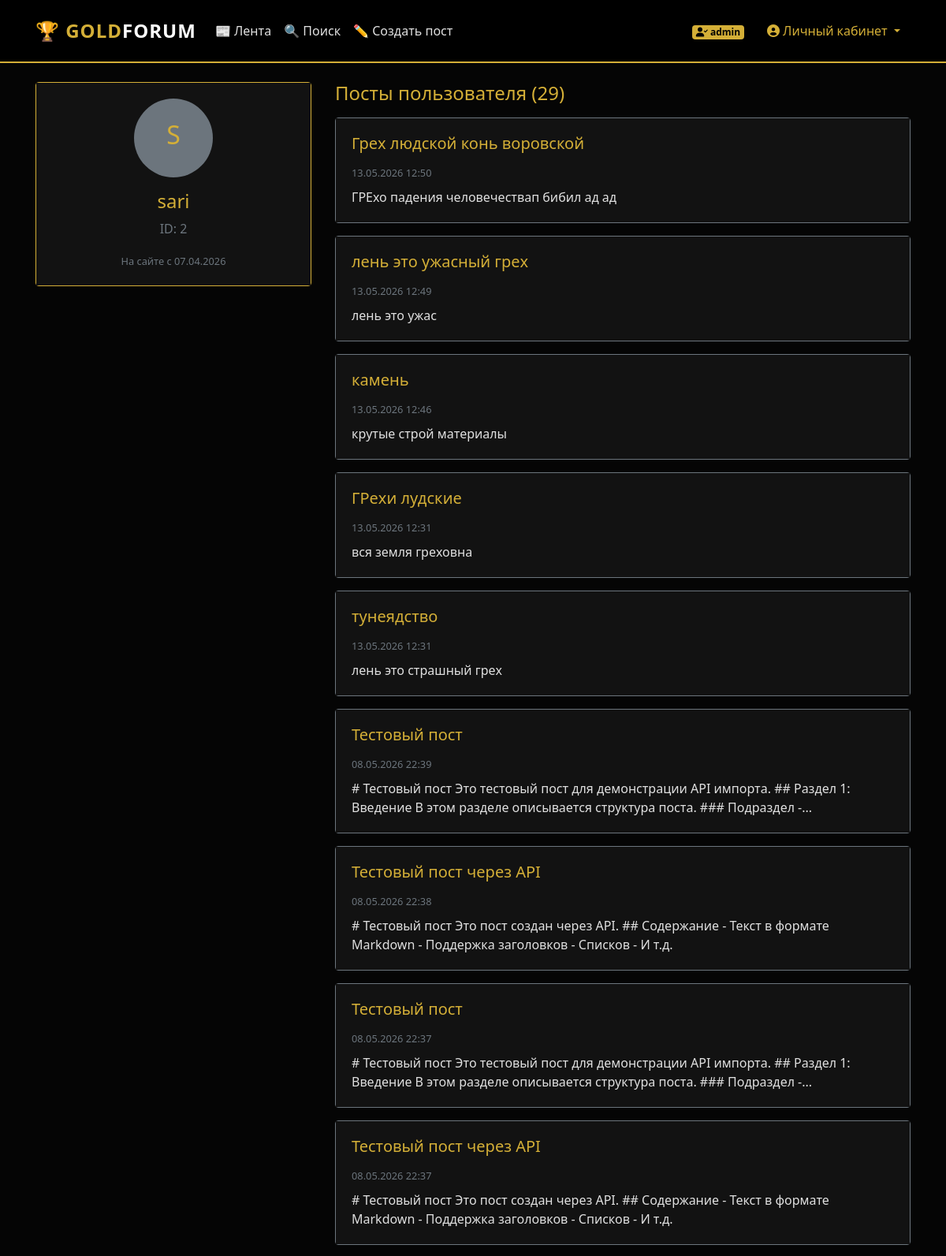
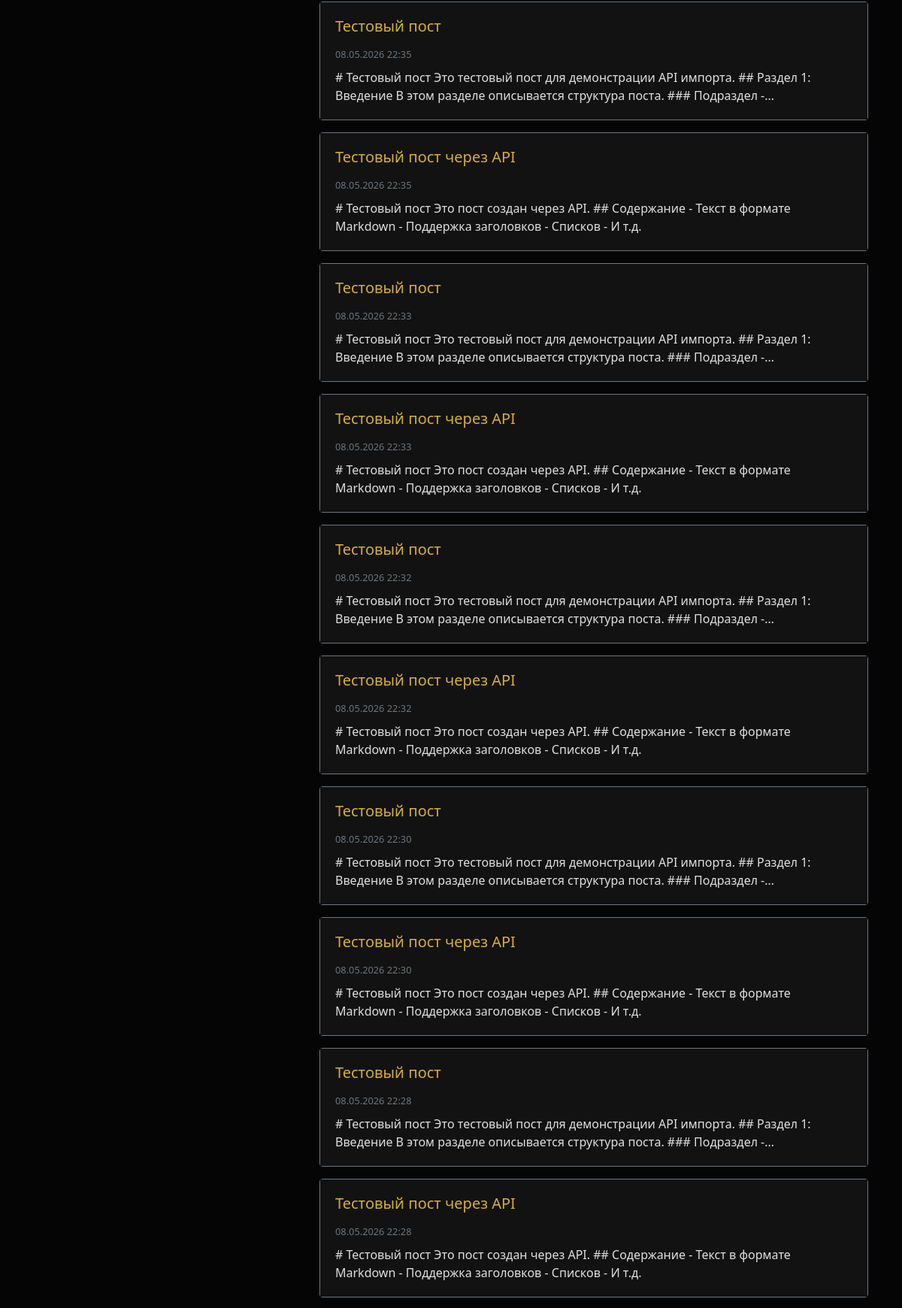
The page /profile/2 (signed in, upper part) on the database its author committed (2 pictures, top to bottom).
### backend/database/models/users_model.py (models this page shows, shortened)
class UserModel(SqlAlchemyBase, UserMixin, SerializerMixin):
    __tablename__ = 'users'
    id = sqlalchemy.Column(sqlalchemy.Integer, primary_key=True, autoincrement=True)
    username = sqlalchemy.Column(sqlalchemy.String, unique=True, nullable=False, index=True)
    passwd_hash = sqlalchemy.Column(sqlalchemy.String, nullable=False)
    tg_id = sqlalchemy.Column(sqlalchemy.String, unique=True, nullable=True, index=True)
    created_at = sqlalchemy.Column(sqlalchemy.DateTime, default=datetime.datetime.now)
    posts = orm.relationship("PostModel", back_populates='user', cascade='all, delete-orphan')

### backend/database/models/posts_model.py (models this page shows, shortened)
class PostModel(SqlAlchemyBase, SerializerMixin):
    __tablename__ = 'posts'
    id = sqlalchemy.Column(sqlalchemy.Integer, primary_key=True, autoincrement=True)
    author = sqlalchemy.Column(sqlalchemy.String, nullable=False, index=True)
    title = sqlalchemy.Column(sqlalchemy.String, nullable=True)
    content = sqlalchemy.Column(sqlalchemy.Text, nullable=False)
    content_html = sqlalchemy.Column(sqlalchemy.Text, nullable=True)
    created_at = sqlalchemy.Column(sqlalchemy.DateTime, default=datetime.datetime.now, index=True)
    updated_at = sqlalchemy.Column(sqlalchemy.DateTime, onupdate=datetime.datetime.now)
    path = sqlalchemy.Column(sqlalchemy.Text, nullable=True)
    attached_images = sqlalchemy.Column(sqlalchemy.Text, nullable=True)
    attached_files = sqlalchemy.Column(sqlalchemy.Text, nullable=True)
    likes_count = sqlalchemy.Column(sqlalchemy.Integer, default=0, nullable=False)
    user_id = sqlalchemy.Column(sqlalchemy.Integer, sqlalchemy.ForeignKey("users.id"), nullable=True, index=True)
    user = orm.relationship('UserModel')
    comments = orm.relationship('CommentModel', back_populates='post', cascade='all, delete-orphan')

### app.py (the view, shortened to what this page needs)
@app.route('/profile/<int:user_id>')
def profile(user_id):
    db_sess = db_session.create_session()
    try:
        user = db_sess.get(UserModel, user_id)
        if not user:
            abort(404)
        posts = db_sess.query(PostModel).filter_by(user_id=user.id).order_by(PostModel.created_at.desc()).all()
        is_owner = current_user.is_authenticated and current_user.id == user_id
        liked_posts = []
        favorite_posts = []
        read_posts = []
        return render_template(
            'profile.html',
            user=user,
            posts=posts,
            is_owner=is_owner,
            liked_posts=liked_posts,
            favorite_posts=favorite_posts,
            read_posts=read_posts
        )
    finally:
        db_sess.close()

### app.py (called while the page is built)
@login_manager.user_loader
def load_user(user_id):
    db_sess = db_session.create_session()
    try:
        return db_sess.get(UserModel, user_id)
    finally:
        db_sess.close()

### backend/database/db_session.py (called while the page is built)
def create_session() -> Session:
    global __factory
    return __factory()

### templates/profile.html (shortened to what this page needs)
{% extends "base.html" %}
{% block content %}
<div class="row">
    <div class="col-md-4 mb-4">
        <div class="card border-gold text-center">
            <div class="card-body">
                <div class="rounded-circle bg-secondary d-flex align-items-center justify-content-center mx-auto mb-3"
                     style="width: 100px; height: 100px;">
                    <span class="h2 text-gold">{{ user.username[0].upper() }}</span>
                </div>
                <h4 class="text-gold">{{ user.username }}</h4>
                <p class="text-muted">ID: {{ user.id }}</p>
                <small class="text-muted">
                    На сайте с {{ user.created_at.strftime('%d.%m.%Y') if user.created_at else 'Неизвестно' }}
                </small>
            </div>
        </div>
    </div>
    <div class="col-md-8">
        {% if is_owner %}
        <ul class="nav nav-tabs mb-3" id="profileTabs" role="tablist">
            <li class="nav-item">
                <a class="nav-link active" id="posts-tab" data-toggle="tab" href="#posts" role="tab">
                    📝 Мои посты (<span id="posts-count">{{ posts|length }}</span>)
                </a>
            </li>
            <li class="nav-item">
                <a class="nav-link" id="liked-tab" data-toggle="tab" href="#liked" role="tab">
                    ❤️ Понравившиеся (<span id="liked-count">{{ liked_posts|length }}</span>)
                </a>
            </li>
            <li class="nav-item">
                <a class="nav-link" id="favorites-tab" data-toggle="tab" href="#favorites" role="tab">
                    ⭐ Избранное (<span id="favorites-count">{{ favorite_posts|length }}</span>)
                </a>
            </li>
            <li class="nav-item">
                <a class="nav-link" id="read-tab" data-toggle="tab" href="#read" role="tab">
                    ✓ Прочитанные (<span id="read-count">{{ read_posts|length }}</span>)
                </a>
            </li>
        </ul>
        <div class="tab-content" id="profileTabContent">
            <div class="tab-pane fade show active" id="posts" role="tabpanel">
                <div id="posts-content">
                    {% if posts %}
                        {% for post in posts %}
                        <div class="card mb-3 border-secondary">
                            <div class="card-body">
                                <h5 class="card-title">
                                    <a href="/post/{{ post.id }}" class="text-gold text-decoration-none">
                                        {{ post.title or 'Без заголовка' }}
                                    </a>
                                </h5>
                                <small class="text-muted">{{ post.created_at.strftime('%d.%m.%Y %H:%M') if post.created_at else 'Неизвестно' }}</small>
                                <p class="mt-2 mb-0">{{ post.content[:150] }}{% if post.content|length > 150 %}...{% endif %}</p>
                            </div>
                        </div>
                        {% endfor %}
                    {% else %}
                        <p class="text-muted text-center py-3">Вы ещё не опубликовали постов</p>
                    {% endif %}
                </div>
            </div>
            <div class="tab-pane fade" id="liked" role="tabpanel">
                <div id="liked-content">
                    {% if liked_posts %}
                        {% for post in liked_posts %}
                        <div class="card mb-3 border-secondary">
                            <div class="card-body">
                                <h5 class="card-title">
                                    <a href="/post/{{ post.id }}" class="text-gold text-decoration-none">
                                        ❤️ {{ post.title or 'Без заголовка' }}
                                    </a>
                                </h5>
                                <small class="text-muted">
                                    Автор: {{ post.author }} | {{ post.created_at.strftime('%d.%m.%Y %H:%M') if post.created_at else 'Неизвестно' }}
                                </small>
                                <p class="mt-2 mb-0">{{ post.content[:150] }}{% if post.content|length > 150 %}...{% endif %}</p>
                            </div>
                        </div>
                        {% endfor %}
                    {% else %}
                        <p class="text-muted text-center py-3">Вы ещё не лайкали постов</p>
                    {% endif %}
                </div>
            </div>
            <div class="tab-pane fade" id="favorites" role="tabpanel">
                <div id="favorites-content">
                    {% if favorite_posts %}
                        {% for post in favorite_posts %}
                        <div class="card mb-3 border-secondary">
                            <div class="card-body">
                                <h5 class="card-title">
                                    <a href="/post/{{ post.id }}" class="text-gold text-decoration-none">
                                        ⭐ {{ post.title or 'Без заголовка' }}
                                    </a>
                                </h5>
                                <small class="text-muted">
                                    Автор: {{ post.author }} | {{ post.created_at.strftime('%d.%m.%Y %H:%M') if post.created_at else 'Неизвестно' }}
                                </small>
                                <p class="mt-2 mb-0">{{ post.content[:150] }}{% if post.content|length > 150 %}...{% endif %}</p>
                            </div>
                        </div>
                        {% endfor %}
                    {% else %}
                        <p class="text-muted text-center py-3">У вас пока нет избранных постов</p>
                    {% endif %}
                </div>
            </div>
            <div class="tab-pane fade" id="read" role="tabpanel">
                <div id="read-content">
                    {% if read_posts %}
                        {% for post in read_posts %}
                        <div class="card mb-3 border-secondary">
                            <div class="card-body">
                                <h5 class="card-title">
                                    <a href="/post/{{ post.id }}" class="text-gold text-decoration-none">
                                        ✓ {{ post.title or 'Без заголовка' }}
                                    </a>
                                </h5>
                                <small class="text-muted">
                                    Автор: {{ post.author }} | {{ post.created_at.strftime('%d.%m.%Y %H:%M') if post.created_at else 'Неизвестно' }}
                                </small>
                                <p class="mt-2 mb-0">{{ post.content[:150] }}{% if post.content|length > 150 %}...{% endif %}</p>
                            </div>
                        </div>
                        {% endfor %}
                    {% else %}
                        <p class="text-muted text-center py-3">Вы ещё не отмечали постов как прочитанные</p>
                    {% endif %}
                </div>
            </div>
        </div>
        {% else %}
        <h4 class="text-gold mb-3">Посты пользователя ({{ posts|length }})</h4>
        {% if posts %}
            {% for post in posts %}
            <div class="card mb-3 border-secondary">
                <div class="card-body">
                    <h5 class="card-title">
                        <a href="/post/{{ post.id }}" class="text-gold text-decoration-none">
                            {{ post.title or 'Без заголовка' }}
                        </a>
                    </h5>
                    <small class="text-muted">{{ post.created_at.strftime('%d.%m.%Y %H:%M') if post.created_at else 'Неизвестно' }}</small>
                    <p class="mt-2 mb-0">{{ post.content[:150] }}{% if post.content|length > 150 %}...{% endif %}</p>
                </div>
            </div>
            {% endfor %}
        {% else %}
            <p class="text-muted">Пользователь ещё не опубликовал постов</p>
        {% endif %}
        {% endif %}
    </div>
</div>
{% endblock %}

### templates/base.html (shortened to what this page needs)
<!DOCTYPE html>
<html lang="ru">
<head>
    <link rel="stylesheet"
          href="https://stackpath.bootstrapcdn.com/bootstrap/4.4.1/css/bootstrap.min.css"
>
    <link rel="stylesheet" href="https://cdnjs.cloudflare.com/ajax/libs/font-awesome/6.0.0-beta3/css/all.min.css">
    <link rel="stylesheet" type="text/css" href="{{ url_for('static', filename='css/style.css') }}">
    <link rel="stylesheet" type="text/css" href="{{ url_for('static', filename='css/error.css') }}">
</head>
<body>
<header>
    <nav class="navbar navbar-expand-lg navbar-dark">
        <div class="container">
            <a class="navbar-brand" href="/">
                🏆 GOLD<span class="text-white">FORUM</span>
            </a>
            <div class="collapse navbar-collapse" id="navbarNav">
                <ul class="navbar-nav mr-auto">
                    <li class="nav-item {% if request.path == '/' or request.path == '/index' %}active{% endif %}">
                        <a class="nav-link" href="/">📰 Лента</a>
                    </li>
                    <li class="nav-item {% if request.path == '/search' %}active{% endif %}">
                        <a class="nav-link" href="/search">🔍 Поиск</a>
                    </li>
                    {% if current_user.is_authenticated %}
                    <li class="nav-item {% if request.path == '/post/new' %}active{% endif %}">
                        <a class="nav-link" href="/post/new">✏️ Создать пост</a>
                    </li>
                    {% endif %}
                </ul>
                <ul class="navbar-nav ml-auto align-items-center">
                    {% if current_user.is_authenticated %}
                        <li class="nav-item mr-3">
                            <span class="badge" style="background-color: var(--gold-primary); color: #000;">
                                <i class="fas fa-user-check"></i> {{ current_user.username }}
                            </span>
                        </li>
                        <li class="nav-item dropdown">
                            <button class="btn dropdown-toggle user-dropdown-btn" type="button" id="userMenu" data-toggle="dropdown" aria-haspopup="true" aria-expanded="false" style="color: var(--gold-primary);">
                                <i class="fas fa-user-circle"></i> Личный кабинет
                            </button>
                        </li>
                    {% endif %}
                </ul>
            </div>
        </div>
    </nav>
</header>
<div class="wrapper">
    <main role="main" class="container py-4">
        <div class="main-card">
            {% block content %}{% endblock %}
        </div>
    </main>
</div>
</body>
</html>

### static/css/style.css (style rules this page uses)
:root { --bg-black: #050505; --bg-card: #121212; --bg-dark: #1a1a1a; --gold-primary: #D4AF37; --gold-hover: #B59024; --gold-light: #F4CF57; --text-main: #E0E0E0; --text-muted: #A0A0A0; }
body { background-color: var(--bg-black); color: var(--text-main); font-family: 'Segoe UI', Tahoma, Geneva, Verdana, sans-serif; min-height: 100vh; display: flex; flex-direction: column; }
a { color: var(--gold-primary); text-decoration: none; transition: color 0.3s ease; }
.text-gold { color: var(--gold-primary) !important; }
.border-gold { border-color: var(--gold-primary) !important; }
.navbar { background-color: #000 !important; border-bottom: 2px solid var(--gold-primary); padding: 1rem 0; }
.navbar-brand { color: var(--gold-primary) !important; font-weight: 700; font-size: 1.5rem; letter-spacing: 1px; }
.nav-link { color: var(--text-main) !important; transition: color 0.3s ease; }
.card { background-color: var(--bg-card); border: 1px solid #333; transition: border-color 0.3s ease; }
.card-body { background-color: var(--bg-card); }

### rows shown on the page
UserModel: username "admin"
UserModel: username "S", username "sari", id "2", created_at "07.04.2026"
PostModel: title "Грех людской конь воровской", created_at "13.05.2026 12:50", content "ГРЕхо падения человечествап бибил ад ад"
PostModel: title "лень это ужасный грех", created_at "13.05.2026 12:49", content "лень это ужас"
PostModel: title "камень", created_at "13.05.2026 12:46", content "крутые строй материалы"
PostModel: title "ГРехи лудские", created_at "13.05.2026 12:31", content "вся земля греховна"
PostModel: title "тунеядство", created_at "13.05.2026 12:31", content "лень это страшный грех"
PostModel: title "Тестовый пост", created_at "08.05.2026 22:39", content "# Тестовый пост Это тестовый пост для демонстрации API импорта. ## Раздел 1: Введение В этом разделе описывается структура поста. ### Подраздел -"
PostModel: title "Тестовый пост через API", created_at "08.05.2026 22:38", content "# Тестовый пост Это пост создан через API. ## Содержание - Текст в формате Markdown - Поддержка заголовков - Списков - И т.д."
PostModel: title "Тестовый пост", created_at "08.05.2026 22:37", content "# Тестовый пост Это тестовый пост для демонстрации API импорта. ## Раздел 1: Введение В этом разделе описывается структура поста. ### Подраздел -"
PostModel: title "Тестовый пост через API", created_at "08.05.2026 22:37", content "# Тестовый пост Это пост создан через API. ## Содержание - Текст в формате Markdown - Поддержка заголовков - Списков - И т.д."
PostModel: title "Тестовый пост", created_at "08.05.2026 22:35", content "# Тестовый пост Это тестовый пост для демонстрации API импорта. ## Раздел 1: Введение В этом разделе описывается структура поста. ### Подраздел -"
PostModel: title "Тестовый пост через API", created_at "08.05.2026 22:35", content "# Тестовый пост Это пост создан через API. ## Содержание - Текст в формате Markdown - Поддержка заголовков - Списков - И т.д."
PostModel: title "Тестовый пост", created_at "08.05.2026 22:33", content "# Тестовый пост Это тестовый пост для демонстрации API импорта. ## Раздел 1: Введение В этом разделе описывается структура поста. ### Подраздел -"
PostModel: title "Тестовый пост через API", created_at "08.05.2026 22:33", content "# Тестовый пост Это пост создан через API. ## Содержание - Текст в формате Markdown - Поддержка заголовков - Списков - И т.д."
PostModel: title "Тестовый пост", created_at "08.05.2026 22:32", content "# Тестовый пост Это тестовый пост для демонстрации API импорта. ## Раздел 1: Введение В этом разделе описывается структура поста. ### Подраздел -"
PostModel: title "Тестовый пост через API", created_at "08.05.2026 22:32", content "# Тестовый пост Это пост создан через API. ## Содержание - Текст в формате Markdown - Поддержка заголовков - Списков - И т.д."
PostModel: title "Тестовый пост", created_at "08.05.2026 22:30", content "# Тестовый пост Это тестовый пост для демонстрации API импорта. ## Раздел 1: Введение В этом разделе описывается структура поста. ### Подраздел -"
PostModel: title "Тестовый пост через API", created_at "08.05.2026 22:30", content "# Тестовый пост Это пост создан через API. ## Содержание - Текст в формате Markdown - Поддержка заголовков - Списков - И т.д."
PostModel: title "Тестовый пост", created_at "08.05.2026 22:28", content "# Тестовый пост Это тестовый пост для демонстрации API импорта. ## Раздел 1: Введение В этом разделе описывается структура поста. ### Подраздел -"
PostModel: title "Тестовый пост через API", created_at "08.05.2026 22:28", content "# Тестовый пост Это пост создан через API. ## Содержание - Текст в формате Markdown - Поддержка заголовков - Списков - И т.д."

### other values the page prints
{{ posts|length }} "29"
